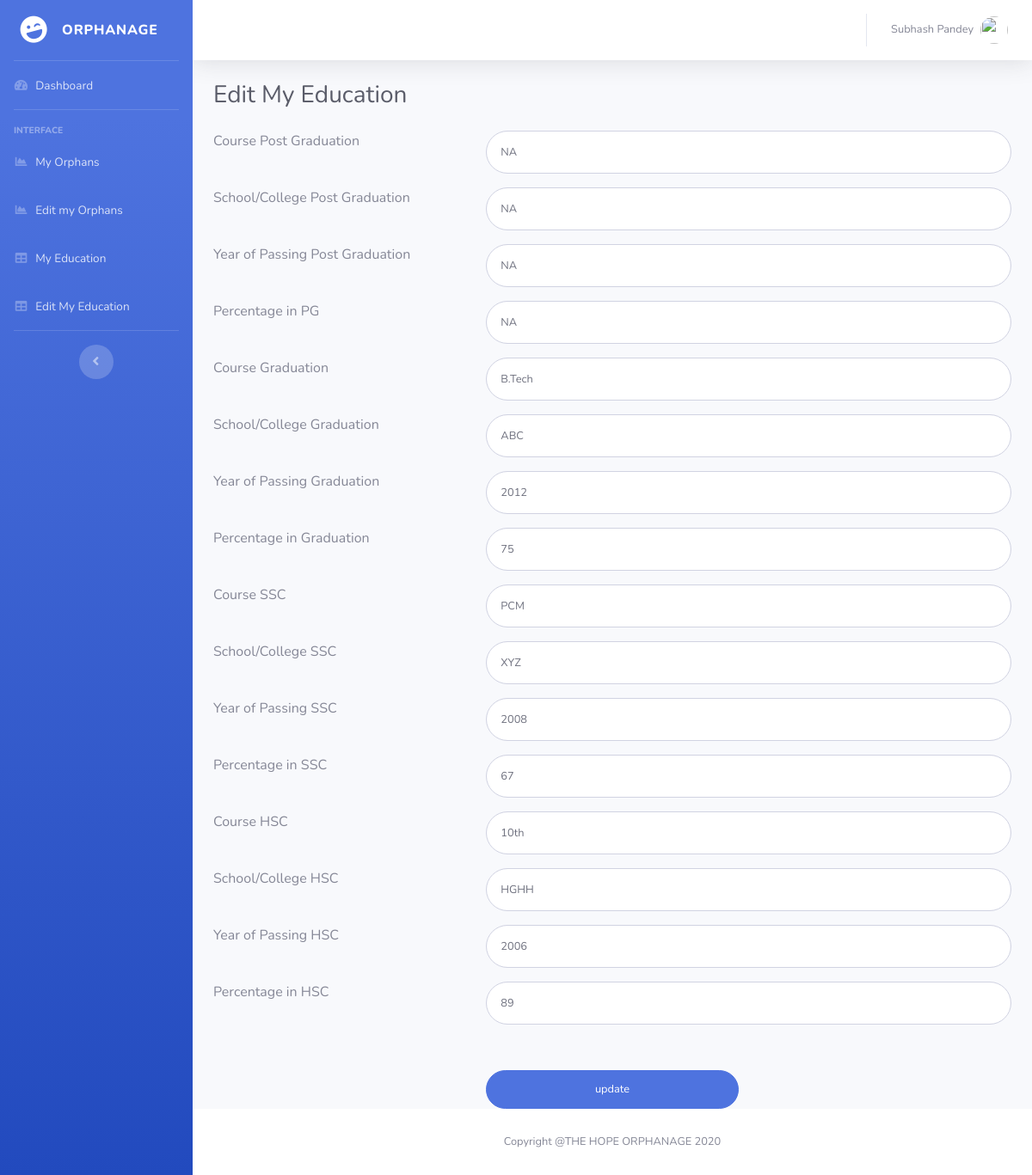
Page /Orphanage-Record-Management-System-Project/erms/editmyeducation.php (signed in) on the earlier database version.
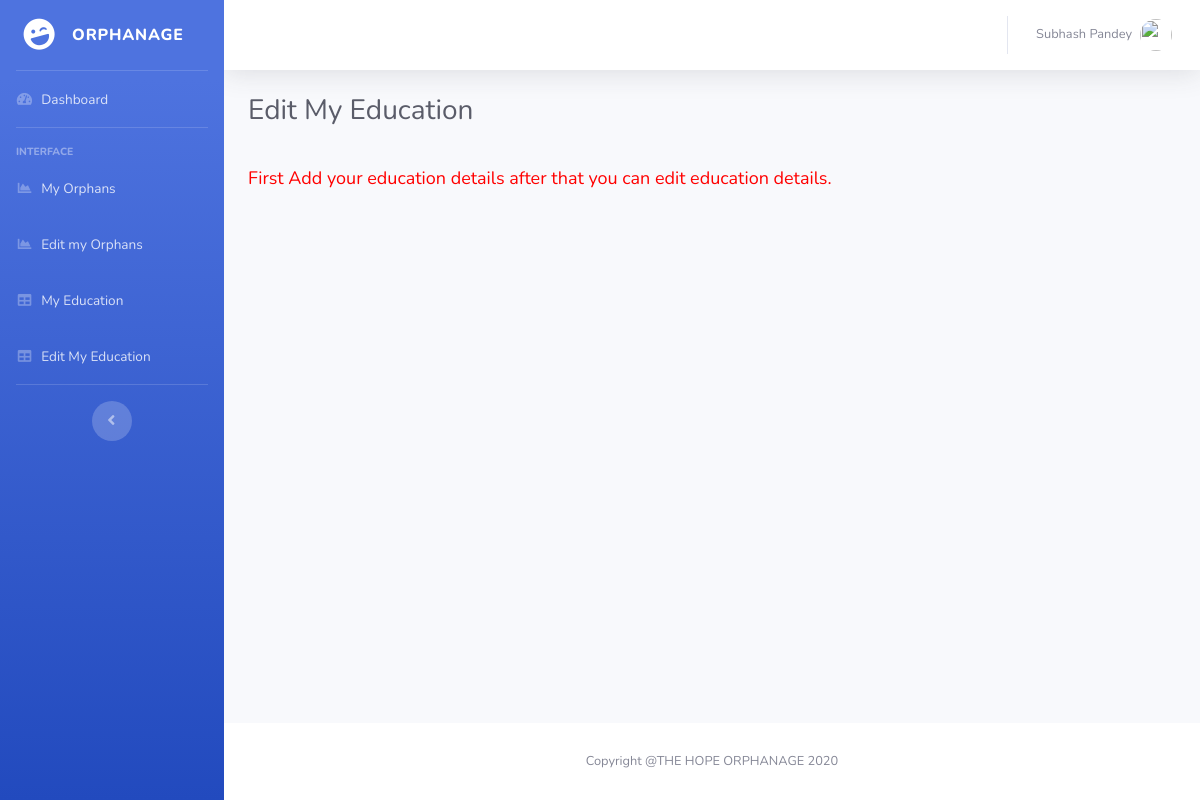
Same page on the later database version.
### tables this page shows
CREATE TABLE `empeducation` (
  `Id` int(11) NOT NULL,
  `EmpID` int(10) DEFAULT NULL,
  `CoursePG` varchar(45) DEFAULT NULL,
  `SchoolCollegePG` varchar(45) DEFAULT NULL,
  `YearPassingPG` varchar(45) DEFAULT NULL,
  `PercentagePG` varchar(4) DEFAULT NULL,
  `CourseGra` varchar(45) DEFAULT NULL,
  `SchoolCollegeGra` varchar(45) DEFAULT NULL,
  `YearPassingGra` varchar(45) DEFAULT NULL,
  `PercentageGra` varchar(4) DEFAULT NULL,
  `CourseSSC` varchar(45) DEFAULT NULL,
  `SchoolCollegeSSC` varchar(45) DEFAULT NULL,
  `YearPassingSSC` varchar(45) DEFAULT NULL,
  `PercentageSSC` varchar(4) DEFAULT NULL,
  `CourseHSC` varchar(45) DEFAULT NULL,
  `SchoolCollegeHSC` varchar(45) DEFAULT NULL,
  `YearPassingHSC` varchar(45) DEFAULT NULL,
  `PercentageHSC` varchar(4) DEFAULT NULL
);

### Orphanage-Record-Management-System-Project/erms/editmyeducation.php (the view, shortened to what the changed rows need)
<?php
include('includes/dbconnection.php');
if (strlen($_SESSION['uid']==0)) {
  header('location:logout.php');
  } else{
  ?>
<!DOCTYPE html>
<html lang="en">
<head>
  <link href="vendor/fontawesome-free/css/all.min.css" rel="stylesheet" type="text/css">
  <link href="css/sb-admin-2.min.css" rel="stylesheet">
</head>
<body id="page-top">
  <div id="wrapper">
    <div id="content-wrapper" class="d-flex flex-column">
      <div id="content">
        <div class="container-fluid">
          <h1 class="h3 mb-4 text-gray-800">Edit My Education</h1>
<form class="user" method="post" action="">
   <?php
 $cid=$_SESSION['uid'];
$ret=mysqli_query($con,"select * from empeducation where EmpID='$cid'");
$num=mysqli_num_rows($ret);
if($num>0){
while ($row=mysqli_fetch_array($ret)) {
?>
               <div class="row">
                <div class="col-4 mb-3">Course Post Graduation</div>
                   <div class="col-8 mb-3">   <input type="text" class="form-control form-control-user" id="coursepg" name="coursepg" aria-describedby="emailHelp" value="<?php  echo $row['CoursePG'];?>"></div>
                    </div>
                    <div class="row">
                      <div class="col-4 mb-3">School/College Post Graduation </div>
                     <div class="col-8 mb-3">  <input type="text" class="form-control form-control-user" id="schoolclgpg" name="schoolclgpg" aria-describedby="emailHelp" value="<?php  echo $row['SchoolCollegePG'];?>"></div>
                     </div>
                    <div class="row">
                    <div class="col-4 mb-3">Year of Passing Post Graduation </div>
                    <div class="col-8 mb-3">
                      <input type="text" class="form-control form-control-user" id="yoppg" name="yoppg" aria-describedby="emailHelp" value="<?php  echo $row['YearPassingPG'];?>"></div>
                    </div>
                    <div class="row">
                      <div class="col-4 mb-3">Percentage in PG</div>
                     <div class="col-8 mb-3">
                      <input type="text" class="form-control form-control-user" id="pipg" name="pipg" aria-describedby="emailHelp" value="<?php  echo $row['PercentagePG'];?>">
                    </div></div>
                    <div class="row">
                <div class="col-4 mb-3">Course Graduation</div>
                   <div class="col-8 mb-3">   <input type="text" class="form-control form-control-user" id="coursegra" name="coursegra" aria-describedby="emailHelp" required="true" value="<?php  echo $row['CourseGra'];?>"></div>
                    </div>
                    <div class="row">
                      <div class="col-4 mb-3">School/College Graduation </div>
                     <div class="col-8 mb-3">  <input type="text" class="form-control form-control-user" id="schoolclggra" name="schoolclggra" aria-describedby="emailHelp" required="true" value="<?php  echo $row['SchoolCollegeGra'];?>"></div>
                     </div>
                    <div class="row">
                    <div class="col-4 mb-3">Year of Passing Graduation </div>
                    <div class="col-8 mb-3">
                      <input type="text" class="form-control form-control-user" id="yopgra" name="yopgra" aria-describedby="emailHelp" required="true" value="<?php  echo $row['YearPassingGra'];?>"></div>
                    </div>
                    <div class="row">
                      <div class="col-4 mb-3">Percentage in Graduation</div>
                     <div class="col-8 mb-3">
                      <input type="text" class="form-control form-control-user" id="pigra" name="pigra" aria-describedby="emailHelp" required="true" value="<?php  echo $row['PercentageGra'];?>">
                    </div></div>
                    <div class="row">
                <div class="col-4 mb-3">Course SSC</div>
                   <div class="col-8 mb-3">   <input type="text" class="form-control form-control-user" id="coursessc" name="coursessc" aria-describedby="emailHelp" required="true" value="<?php  echo $row['CourseSSC'];?>"></div>
                    </div>
                    <div class="row">
                      <div class="col-4 mb-3">School/College SSC </div>
                     <div class="col-8 mb-3">  <input type="text" class="form-control form-control-user" id="schoolclgssc" name="schoolclgssc" aria-describedby="emailHelp" required="true" value="<?php  echo $row['SchoolCollegeSSC'];?>"></div>
                     </div>
                    <div class="row">
                    <div class="col-4 mb-3">Year of Passing SSC </div>
                    <div class="col-8 mb-3">
                      <input type="text" class="form-control form-control-user" id="yopssc" name="yopssc" aria-describedby="emailHelp" required="true" value="<?php  echo $row['YearPassingSSC'];?>"></div>
                    </div>
                    <div class="row">
                      <div class="col-4 mb-3">Percentage in SSC</div>
                     <div class="col-8 mb-3">
                      <input type="text" class="form-control form-control-user" id="pissc" name="pissc" aria-describedby="emailHelp" required="true" value="<?php  echo $row['PercentageSSC'];?>">
                    </div></div>
                    <div class="row">
                <div class="col-4 mb-3">Course HSC</div>
                   <div class="col-8 mb-3">   <input type="text" class="form-control form-control-user" id="coursehsc" name="coursehsc" aria-describedby="emailHelp" required="true" value="<?php  echo $row['CourseHSC'];?>"></div>
                    </div>
                    <div class="row">
                      <div class="col-4 mb-3">School/College HSC </div>
                     <div class="col-8 mb-3">  <input type="text" class="form-control form-control-user" id="schoolclghsc" name="schoolclghsc" aria-describedby="emailHelp" required="true" value="<?php  echo $row['SchoolCollegeHSC'];?>"></div>
                     </div>
                    <div class="row">
                    <div class="col-4 mb-3">Year of Passing HSC </div>
                    <div class="col-8 mb-3">
                      <input type="text" class="form-control form-control-user" id="yophsc" name="yophsc" aria-describedby="emailHelp" required="true" value="<?php  echo $row['YearPassingHSC'];?>"></div>
                    </div>
                    <div class="row">
                      <div class="col-4 mb-3">Percentage in HSC</div>
                     <div class="col-8 mb-3">
                      <input type="text" class="form-control form-control-user" id="pihsc" name="pihsc" aria-describedby="emailHelp" required="true" value="<?php  echo $row['PercentageHSC'];?>">
                    </div></div>
                    <?php } ?>
                    <div class="row" style="margin-top:4%">
                      <div class="col-4"></div>
                      <div class="col-4">
                      <input type="submit" name="submit"  value="update" class="btn btn-primary btn-user btn-block">
                    </div>
                    </div>
                  </form>
<?php } else {?>
  <div class="row" style="margin-top:4%">
                      <div class="col-12" style="font-size:18px; color:red;">First Add your education details after that you can edit education details.</div>
                    </div>
<?php } ?>
        </div>
      </div>
    </div>
  </div>
</body>
</html>
<?php }  ?>

Differences in the rows shown:
removed empeducation: coursepg "NA", schoolclgpg "NA", yoppg "NA", pipg "NA", coursegra "B.Tech", schoolclggra "ABC", yopgra "2012", pigra "75", coursessc "PCM", schoolclgssc "XYZ", yopssc "2008", pissc "67", coursehsc "10th", schoolclghsc "HGHH", yophsc "2006", pihsc "89"
Other differences:
form field submit: "update" → (not shown)
text now shown: "First Add your education details after that you can edit education details."
